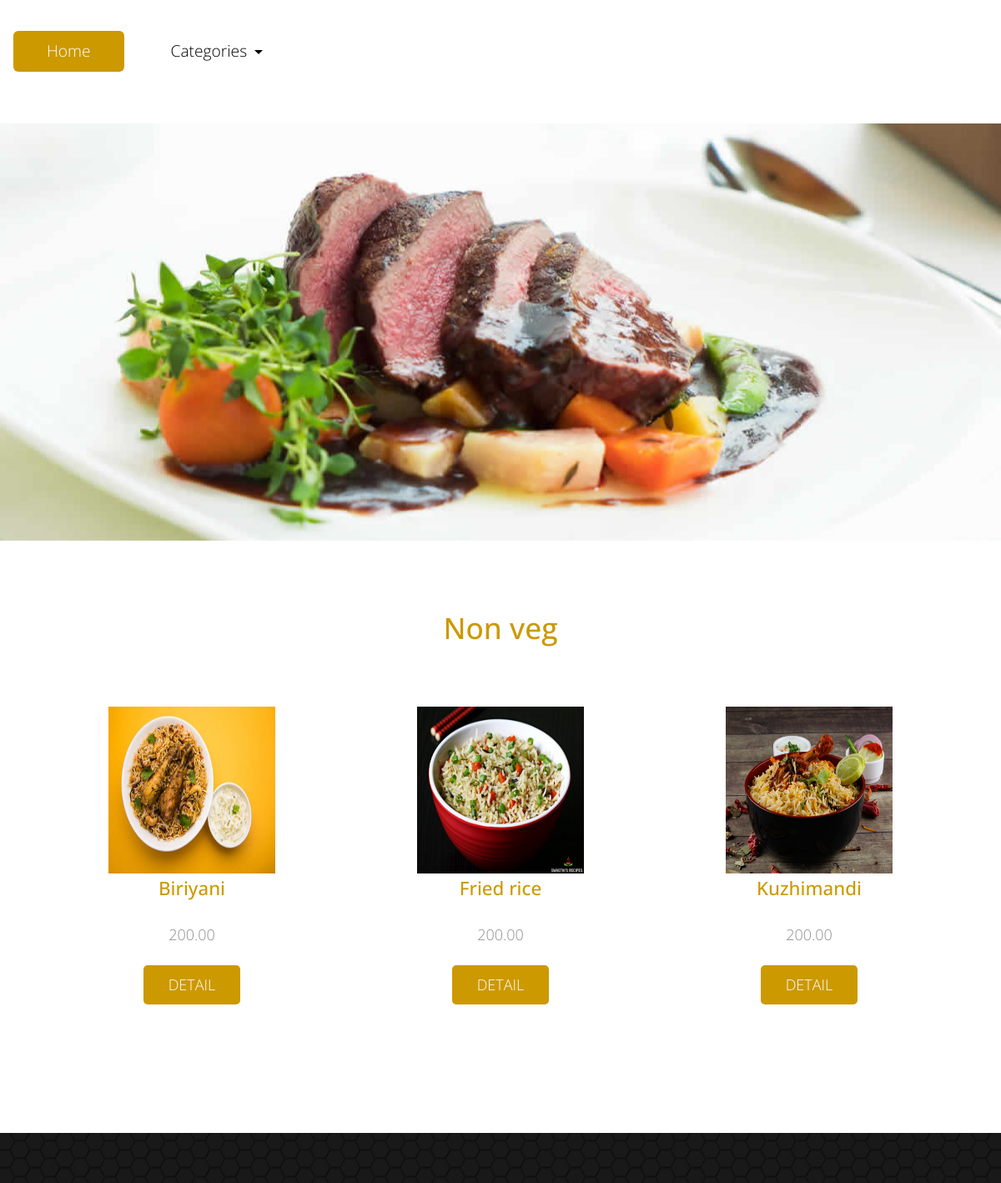
/non-veg, run on the app's committed database.
### foodapp/models.py (models this page shows, shortened)
class Category(models.Model):
    name = models.CharField(max_length=250, unique=True)
    slug=models.SlugField(max_length=250,unique=True)
    class Meta:
        ordering = ('name',)
        verbose_name = 'category'
        verbose_name_plural = 'categories'
    def get_url(self):
        return reverse("foodapp:products_by_category", args=[self.slug])

class Product(models.Model):
    category=models.ForeignKey(Category,related_name='products',on_delete=models.CASCADE)
    title=models.CharField(max_length=250, unique=True)
    slug = models.SlugField(max_length=250, unique=True)
    image = models.ImageField(upload_to='products', blank=True)
    price = models.DecimalField(max_digits=10, decimal_places=2)
    details=models.TextField(blank=True,null=True)
    class Meta:
        ordering = ('title',)
    def get_url(self):
        return reverse("foodapp:product_detail",args=[self.category.slug,self.slug])

### foodapp/views.py (the view)
# urls.py: path('', views.product_list,name="product_list"),
def product_list(request,category_slug=None):
    category=None
    categories=Category.objects.all()
    products=Product.objects.all()
    if category_slug:
        category=get_object_or_404(Category,slug=category_slug)
        products=products.filter(category=category)
    else:
        products=Product.objects.all()
    return render(request,"index.html",{'categories':categories, 'category':category,'products':products})

### templates/index.html (shortened to what this page needs)
{% extends 'base.html' %}
{% load static %}
{% block content %}
<br>
<br>
        <div class="tm-home-img-container">
        </div>
        <section class="tm-section">
            <div class="container-fluid">
                <div class="row">
                    <div class="col-xs-12 col-sm-12 col-md-12 col-lg-12 text-xs-center">
                        <h2 class="tm-gold-text tm-title">{% if category %}{{category.name}} {% else %} FOOD ITEMS {% endif %}</h2>
                    </div>
                </div>
                <br>
                <br>
                <div class="row">
{% for x in products %}
                    <center>
                    <div class="col-xs-12 col-sm-6 col-md-6 col-lg-3 col-xl-4">
                        <div class="tm-content-box">
<img src="{{x.image.url}}" alt="Image"  width="200px" height="200px">
                            <br>
                            <h4 class="tm-margin-b-20 tm-gold-text">{{x.title}}</h4>
                            <p class="tm-margin-b-20">{{x.price}}</p>
                            <a href="{{ x.get_url }}" class="tm-btn text-uppercase">Detail</a>
                        </div>
<br><br>
                    </div>
                        </center>
                    {% endfor %}
        </section>
        <footer class="tm-footer">
                {% endblock %}

### static/css/templatemo-style.css (style rules this page uses)
body { color: #8c8c8c; font-family: 'Open Sans', Helvetica, Arial, sans-serif; font-size: 18px; font-weight: 300; overflow-x: hidden; }
a, button { transition: all 0.3s ease; }
h2 { font-size: 2.2rem; }
.container-fluid { margin-left: auto; margin-right: auto; max-width: 1390px; overflow-x: hidden; }
@media (max-width: 1390px) { .container-fluid { padding-left: 5%; padding-right: 5%; } }
.tm-gold-text { color: #cc9900; }
.tm-section { padding-top: 80px; padding-bottom: 100px; }
.tm-home-img-container { background-image: url('../img/tm-home-img.jpg'); background-size: auto; background-position: center; background-repeat: no-repeat; height: 500px; }
.tm-title { margin-bottom: 1rem; line-height: 1.4; }
.tm-content-box { max-width: 310px; margin: 0 auto; }
h4 { font-size: 1.4rem; line-height: 1.6; }
.tm-btn { color: white; background-color: #cc9900; border: none; border-radius: 5px; display: inline-block; padding: 10px 30px; }
.tm-margin-b-20 { margin-bottom: 20px; }
.tm-footer { color: #c6c6c6; background-color: #191919; background-image: url('../img/classic-pattern-bg.png'); font-size: 1rem; padding-top: 40px; padding-bottom: 20px; }
p { line-height: 1.9; }

### data on the page
Category: name "Non veg"
Product: image (picture), title "Biriyani", price "200.00"
Product: image (picture), title "Fried rice", price "200.00"
Product: image (picture), title "Kuzhimandi", price "200.00"
